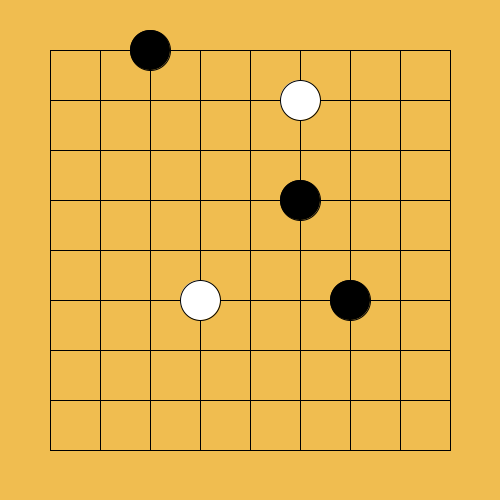
Frame 1 (no input)
Frame 60 (the mouse pressed at the canvas centre just before this capture): identical to frame 1, image omitted
Frame 120 (the mouse held since frame 60 and released just before this capture): identical to frame 1, image omitted

The Processing sketch that drew this single still picture (run headless with seeded random() and noise(); from frame 60 on, the mouse is pressed at the canvas centre):

// Processing sketch: week04_7
// ── week04_7.pde
void setup(){
  size(500,500);
}
int [][] go ={
  {0,0,1,0,0,0,0,0,0},
  {0,0,0,0,0,2,0,0,0},
  {0,0,0,0,0,0,0,0,0},
  {0,0,0,0,0,1,0,0,0},
  {0,0,0,0,0,0,0,0,0},
  {0,0,0,2,0,0,1,0,0},
  {0,0,0,0,0,0,0,0,0},
  {0,0,0,0,0,0,0,0,0},
  {0,0,0,0,0,0,0,0,0},
};
void draw(){
  background(#F0BD50);
  for(int i=1;i<10;i++){
    line(50,i*50, 450,i*50);
    line(i*50,50, i*50,450);
  }
  for(int i=0;i<9;i++)
    for(int j=0;j<9;j++)
    {
      if(go[i][j]==1){
        fill(0);
        ellipse(50+j*50,50+i*50, 40,40);
      }
      else if(go[i][j]==2){
        fill(255);
        ellipse(50+j*50,50+i*50, 40,40);
      }
    }
}
